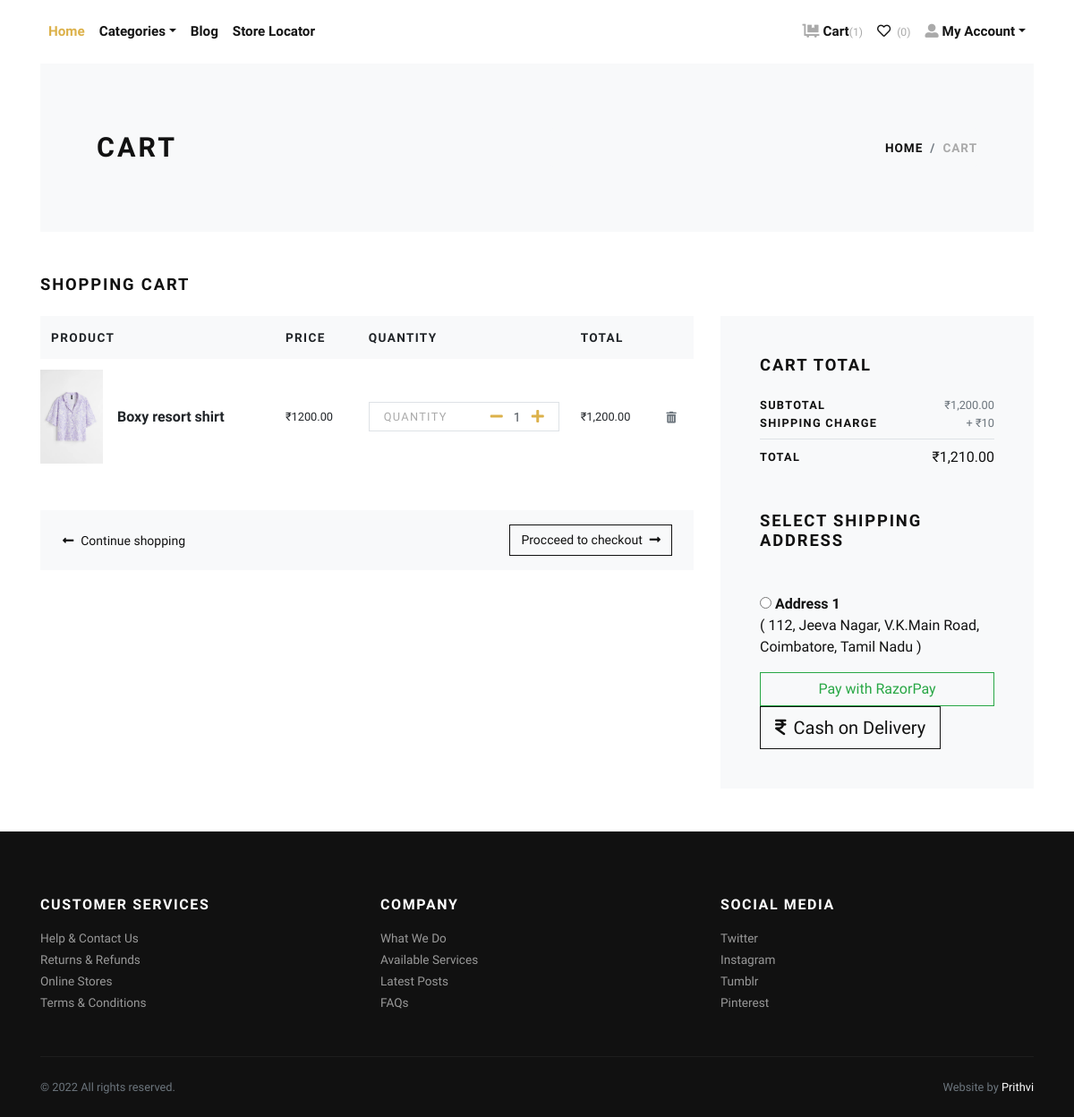
Page /cart/ (signed in) on the earlier database version.
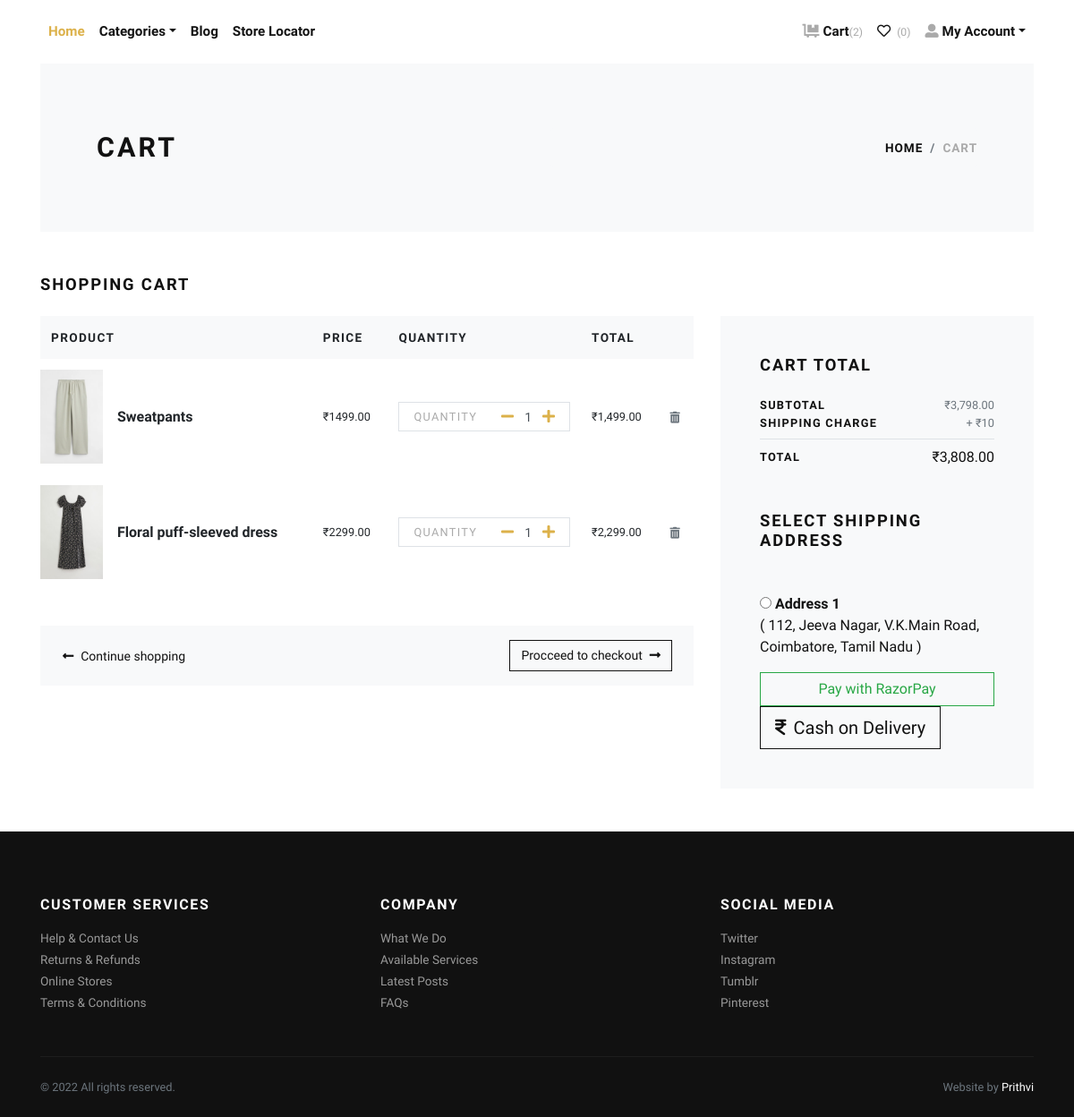
Same page on the later database version.
### store/models.py (models this page shows, shortened)
class Cart(models.Model):
    user = models.ForeignKey(User, verbose_name="User", on_delete=models.CASCADE)
    product = models.ForeignKey(Product, verbose_name="Product", on_delete=models.CASCADE)
    quantity = models.PositiveIntegerField(default=1, verbose_name="Quantity")
    created_at = models.DateTimeField(auto_now_add=True, verbose_name="Created Date")
    updated_at = models.DateTimeField(auto_now=True, verbose_name="Updated Date")
    @property
    def total_price(self):
        return self.quantity * self.product.price

class Product(models.Model):
    title = models.CharField(max_length=150, verbose_name="Product Title")
    slug = models.SlugField(max_length=160, verbose_name="Product Slug")
    sku = models.CharField(max_length=255, unique=True, verbose_name="Unique Product ID (SKU)")
    short_description = models.TextField(verbose_name="Short Description")
    detail_description = models.TextField(blank=True, null=True, verbose_name="Detail Description")
    product_image = models.ImageField(upload_to='product', blank=True, null=True, verbose_name="Product Image")
    price = models.DecimalField(max_digits=8, decimal_places=2)
    category = models.ForeignKey(Category, verbose_name="Product Categoy", on_delete=models.CASCADE)
    is_active = models.BooleanField(verbose_name="Is Active?")
    is_featured = models.BooleanField(verbose_name="Is Featured?")
    created_at = models.DateTimeField(auto_now_add=True, verbose_name="Created Date")
    updated_at = models.DateTimeField(auto_now=True, verbose_name="Updated Date")
    class Meta:
        verbose_name_plural = 'Products'
        ordering = ('-created_at', )

class Address(models.Model):
    user = models.ForeignKey(User, verbose_name="User", on_delete=models.CASCADE)
    locality = models.CharField(max_length=150, verbose_name="Nearest Location")
    city = models.CharField(max_length=150, verbose_name="City")
    state = models.CharField(max_length=150, verbose_name="State")

### store/views.py (the view)
# urls.py: path('cart/', views.cart, name="cart"),
@login_required
def cart(request):
    user = request.user
    cart_products = Cart.objects.filter(user=user)
    amount = decimal.Decimal(0)
    shipping_amount = decimal.Decimal(10)
    cp = [p for p in Cart.objects.all() if p.user==user]
    if cp:
        for p in cp:
            temp_amount = (p.quantity * p.product.price)
            amount += temp_amount
    total_amount = amount + shipping_amount
    addresses = Address.objects.filter(user=user)
    context = {
        'cart_products': cart_products,
        'amount': amount,
        'shipping_amount': shipping_amount,
        'total_amount': amount + shipping_amount,
        'addresses': addresses,
    }
    global val
    def val():
        return total_amount
    return render(request, 'store/cart.html', context)

### templates/store/cart.html (shortened to what this page needs)
{% extends 'base.html' %}
{% load static %}
{% load humanize %}
    {% block content %}
      <div class="container">
        <section class="py-5 bg-light">
          <div class="container">
            <div class="row px-4 px-lg-5 py-lg-4 align-items-center">
              <div class="col-lg-6">
                <h1 class="h2 text-uppercase mb-0">Cart</h1>
              </div>
              <div class="col-lg-6 text-lg-right">
                <nav aria-label="breadcrumb">
                  <ol class="breadcrumb justify-content-lg-end mb-0 px-0">
                    <li class="breadcrumb-item"><a href="index.html">Home</a></li>
                    <li class="breadcrumb-item active" aria-current="page">Cart</li>
                  </ol>
                </nav>
              </div>
            </div>
          </div>
        </section>
        {% if cart_products %}
        <section class="py-5">
          <h2 class="h5 text-uppercase mb-4">Shopping cart</h2>
          <div class="row">
            <div class="col-lg-8 mb-4 mb-lg-0">
              <div class="table-responsive mb-4">
                <table class="table">
                  <thead class="bg-light">
                    <tr>
                      <th class="border-0" scope="col"> <strong class="text-small text-uppercase">Product</strong></th>
                      <th class="border-0" scope="col"> <strong class="text-small text-uppercase">Price</strong></th>
                      <th class="border-0" scope="col"> <strong class="text-small text-uppercase">Quantity</strong></th>
                      <th class="border-0" scope="col"> <strong class="text-small text-uppercase">Total</strong></th>
                      <th class="border-0" scope="col"> </th>
                    </tr>
                  </thead>
                  <tbody>
                    {% for cart_product in cart_products %}
                    <tr>
                      <th class="pl-0 border-0" scope="row">
                        <div class="media align-items-center">
                          {% if cart_product.product.product_image %}
                            <a class="reset-anchor d-block animsition-link" href="{% url 'store:product-detail' cart_product.product.slug %}"><img src="{{cart_product.product.product_image.url}}" alt="{{cart_product.product.title}}" width="70"/></a>
                          {% else %}
                            <a class="reset-anchor d-block animsition-link" href="{% url 'store:product-detail' cart_product.product.slug %}"><img src="{% static 'img/product-detail-3.jpg' %}" alt="{{cart_product.product.title}}" width="70"/></a>
                          {% endif %}
                          <div class="media-body ml-3"><strong class="h6"><a class="reset-anchor animsition-link" href="{% url 'store:product-detail' cart_product.product.slug %}">{{cart_product.product.title}}</a></strong></div>
                        </div>
                      </th>
                      <td class="align-middle border-0">
                        <p class="mb-0 small">₹{{cart_product.product.price}}</p>
                      </td>
                      <td class="align-middle border-0">
                        <div class="border d-flex align-items-center justify-content-between px-3"><span class="small text-uppercase text-gray headings-font-family">Quantity</span>
                          <div class="quantity">
                            <a href="{% url 'store:minus-cart' cart_product.id %}" class="dec-btn p-0 ml-2"><i class="fas fa-minus"></i></a>
                            <input class="form-control form-control-sm border-0 shadow-0 p-0" type="text" value="{{cart_product.quantity}}"/>
                            <a href="{% url 'store:plus-cart' cart_product.id %}" class="inc-btn p-0"><i class="fas fa-plus"></i></a>
                          </div>
                        </div>
                      </td>
                      <td class="align-middle border-0">
                        <p class="mb-0 small">₹{{cart_product.total_price|intcomma}}</p>
                      </td>
                      <td class="align-middle border-0"><a class="reset-anchor" href="{% url 'store:remove-cart' cart_product.id %}"><i class="fas fa-trash-alt small text-muted"></i></a></td>
                    </tr>
                    {% endfor %}
                  </tbody>
                </table>
              </div>
              <div class="bg-light px-4 py-3">
                <div class="row align-items-center text-center">
                  <div class="col-md-6 mb-3 mb-md-0 text-md-left"><a class="btn btn-link p-0 text-dark btn-sm" href="{% url 'store:home' %}"><i class="fas fa-long-arrow-alt-left mr-2"> </i>Continue shopping</a></div>
                  <div class="col-md-6 text-md-right"><a class="btn btn-outline-dark btn-sm" href="checkout.html">Procceed to checkout<i class="fas fa-long-arrow-alt-right ml-2"></i></a></div>
                </div>
              </div>
            </div>
            <div class="col-lg-4">
              <div class="card border-0 rounded-0 p-lg-4 bg-light">
                <div class="card-body">
                  <h5 class="text-uppercase mb-4">Cart total</h5>
                  <ul class="list-unstyled mb-0">
                    <li class="d-flex align-items-center justify-content-between"><strong class="text-uppercase small font-weight-bold">Subtotal</strong><span class="text-muted small">₹{{amount|intcomma}}</span></li>
                    <li class="d-flex align-items-center justify-content-between"><strong class="text-uppercase small font-weight-bold">Shipping Charge</strong><span class="text-muted small">+ ₹{{shipping_amount}}</span></li>
                    <li class="border-bottom my-2"></li>
                    <li  class="d-flex align-items-center justify-content-between mb-4"><strong class="text-uppercase small font-weight-bold">Total</strong><span>₹{{total_amount|intcomma}}</span></li>
                  </ul>
                  <h5 class="text-uppercase my-5">Select Shipping Address</h5>
                  <form action="{% url 'store:checkout' %}" id="myform">
                    {% if addresses %}
                      {% for address in addresses %}
                        <div class="mb-3">
                        <input type="radio" name="address" value="{{address.id}}"> <strong>Address {{forloop.counter}}</strong> <br>
                        ( {{address.locality}}, {{address.city}}, {{address.state}} )
                        </div>
                      {% endfor %}
                    {% endif %}
                    <button type="submit" id="rzp-button1" class="btn btn-outline-success btn-block">Pay with RazorPay</button>
                    <button type="submit" class="btn btn-dark btn-lg btn-outline-dark" type="submit"> <i class="fas fa fa-rupee mr-2"></i>Cash on Delivery</button>
                  </form>
                </div>
              </div>
            </div>
          </div>
        </section>
        {% else %}
          <div class="text-center py-5">
            <h3 class="mb-3">Your cart is empty.</h3>
            <a href="{% url 'store:home' %}"><i class="fas fa-long-arrow-alt-left mr-2"> </i>Continue shopping</a>
          </div>
        {% endif %}
      </div>
      {% endblock content %}

### templates/base.html (shortened to what this page needs)
{% load static %}
<!DOCTYPE html>
<html>
  <head>
    <link rel="stylesheet" href="{% static 'vendor/bootstrap/css/bootstrap.min.css' %}">
    <link rel="stylesheet" href="{% static 'vendor/lightbox2/css/lightbox.min.css' %}">
    <link rel="stylesheet" href="{% static 'vendor/nouislider/nouislider.min.css' %}">
    <link rel="stylesheet" href="{% static 'vendor/bootstrap-select/css/bootstrap-select.min.css' %}">
    <link rel="stylesheet" href="{% static 'vendor/owl.carousel2/assets/owl.carousel.min.css' %}">
    <link rel="stylesheet" href="{% static 'vendor/owl.carousel2/assets/owl.theme.default.css' %}">
    <link rel="stylesheet" href="{% static 'css/style.default.css' %}" id="theme-stylesheet">
    <link rel="stylesheet" href="{% static 'css/custom.css' %}">
    <link rel="stylesheet" href="https://cdnjs.cloudflare.com/ajax/libs/font-awesome/4.7.0/css/font-awesome.min.css">
  </head>
  <body>
    <div class="page-holder">
      {% include 'navbar.html' %}
      {% block content %}
      {% endblock content %}
      {% include 'footer.html' %}
      {% include 'scripts.html' %}

### templates/navbar.html (shortened to what this page needs)
{% load static %}
      <header class="header bg-white">
        <div class="container px-0 px-lg-3">
          <nav class="navbar navbar-expand-lg navbar-light py-3 px-lg-0"><a class="navbar-brand" href="{% url 'store:home' %}"></a>
            <div class="collapse navbar-collapse" id="navbarSupportedContent">
              <ul class="navbar-nav mr-auto">
                <li class="nav-item">
                  <a class="nav-link active" href="{% url 'store:home' %}">Home</a>
                </li>
                <li class="nav-item dropdown"><a class="nav-link dropdown-toggle" id="pagesDropdown" href="#" data-toggle="dropdown" aria-haspopup="true" aria-expanded="false">Categories</a>
                </li>
                <li class="nav-item">
                  <a class="nav-link" href='articles'>Blog</a>
                </li>
                <li class="nav-item">
                  <a class="nav-link" href="{% url 'store:storelocator' %}">Store Locator</a>
                </li>
              </ul>
              <ul class="navbar-nav ml-auto">
                {% if request.user.is_authenticated %}
                  <li class="nav-item"><a class="nav-link" href="{% url 'store:cart' %}"> <i class="fas fa-dolly-flatbed mr-1 text-gray"></i>Cart<small class="text-gray">({{cart_items.count}})</small></a></li>
                  <li class="nav-item"><a class="nav-link" href="#"> <i class="far fa-heart mr-1"></i><small class="text-gray"> (0)</small></a></li>
                  <li class="nav-item dropdown"><a class="nav-link dropdown-toggle" id="pagesDropdown" href="#" data-toggle="dropdown" aria-haspopup="true" aria-expanded="false"><i class="fas fa-user-alt mr-1 text-gray"></i>My Account</a></a>
                </li>
                {% else %}
                  <li class="nav-item"><a class="nav-link" href="{% url 'store:login' %}">Login</a></li>
                  <li class="nav-item"><a class="nav-link" href="{% url 'store:register' %}">Create Account</a></li>
                {% endif %}
              </ul>
            </div>
          </nav>
        </div>
      </header>

### templates/footer.html (shortened to what this page needs)
<head>
</head>
<footer class="bg-dark text-white">
        <div class="container py-4">
          <div class="row py-5">
            <div class="col-md-4 mb-3 mb-md-0">
              <h6 class="text-uppercase mb-3">Customer services</h6>
              <ul class="list-unstyled mb-0">
                <li><a class="footer-link" href="#">Help &amp; Contact Us</a></li>
                <li><a class="footer-link" href="#">Returns &amp; Refunds</a></li>
                <li><a class="footer-link" href="#">Online Stores</a></li>
                <li><a class="footer-link" href="#">Terms &amp; Conditions</a></li>
              </ul>
            </div>
            <div class="col-md-4 mb-3 mb-md-0">
              <h6 class="text-uppercase mb-3">Company</h6>
              <ul class="list-unstyled mb-0">
                <li><a class="footer-link" href="#">What We Do</a></li>
                <li><a class="footer-link" href="#">Available Services</a></li>
                <li><a class="footer-link" href="#">Latest Posts</a></li>
                <li><a class="footer-link" href="#">FAQs</a></li>
              </ul>
            </div>
            <div class="col-md-4">
              <h6 class="text-uppercase mb-3">Social media</h6>
              <ul class="list-unstyled mb-0">
                <li><a class="footer-link" href="#">Twitter</a></li>
                <li><a class="footer-link" href="#">Instagram</a></li>
                <li><a class="footer-link" href="#">Tumblr</a></li>
                <li><a class="footer-link" href="#">Pinterest</a></li>
              </ul>
            </div>
          </div>
          <div class="border-top pt-4" style="border-color: #1d1d1d !important">
            <div class="row">
              <div class="col-lg-6">
                <p class="small text-muted mb-0">&copy; 2022 All rights reserved.</p>
              </div>
              <div class="col-lg-6 text-lg-right">
                <p class="small text-muted mb-0">Website by <a class="text-white reset-anchor" href="" target="_blank">Prithvi</a></p>
              </div>
            </div>
          </div>
        </div>
      </footer>

### templates/scripts.html (shortened to what this page needs)
{% load static %}
      <link rel="stylesheet" href="https://use.fontawesome.com/releases/v5.7.1/css/all.css">
    </div>
  </body>
</html>

Differences in the rows shown:
removed Cart: product.product_image (picture), product "Boxy resort shirt", product.price "1200.00", quantity "1", total_price "1,200.00"
added Cart: product.product_image (picture), product "Sweatpants", product.price "1499.00", quantity "1", total_price "1,499.00"
added Cart: product.product_image (picture), product "Floral puff-sleeved dress", product.price "2299.00", quantity "1", total_price "2,299.00"
Other differences:
{{ cart_items.count }}: "1" → "2"
{{ amount|intcomma }}: "1,200.00" → "3,798.00"
{{ total_amount|intcomma }}: "1,210.00" → "3,808.00"
